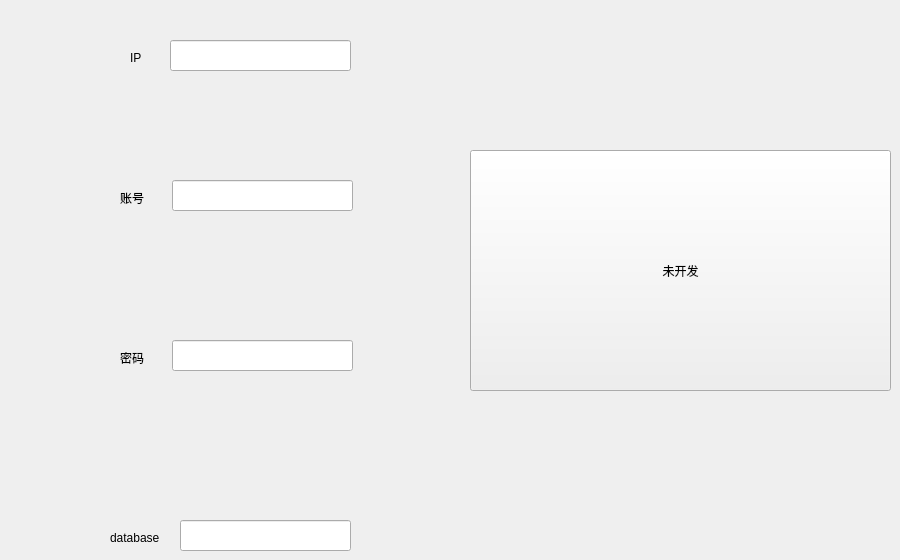
    <widget class="QWidget" name="tab_8">
     <attribute name="title">
      <string>Page</string>
     </attribute>
     <widget class="QPushButton" name="pushButton_7">
      <property name="geometry">
       <rect>
        <x>470</x>
        <y>150</y>
        <width>421</width>
        <height>241</height>
       </rect>
      </property>
      <property name="text">
       <string>未开发</string>
      </property>
     </widget>
     <widget class="QLabel" name="lab_server_ip">
      <property name="geometry">
       <rect>
        <x>130</x>
        <y>50</y>
        <width>21</width>
        <height>16</height>
       </rect>
      </property>
      <property name="text">
       <string>IP</string>
      </property>
     </widget>
     <widget class="QLabel" name="label_10">
      <property name="geometry">
       <rect>
        <x>120</x>
        <y>190</y>
        <width>31</width>
        <height>16</height>
       </rect>
      </property>
      <property name="text">
       <string>账号</string>
      </property>
     </widget>
     <widget class="QLabel" name="label_15">
      <property name="geometry">
       <rect>
        <x>120</x>
        <y>350</y>
        <width>31</width>
        <height>16</height>
       </rect>
      </property>
      <property name="text">
       <string>密码</string>
      </property>
     </widget>
     <widget class="QLabel" name="label_16">
      <property name="geometry">
       <rect>
        <x>110</x>
        <y>530</y>
        <width>72</width>
        <height>15</height>
       </rect>
      </property>
      <property name="text">
       <string>database</string>
      </property>
     </widget>
     <widget class="QLineEdit" name="lin_server_ip">
      <property name="geometry">
       <rect>
        <x>170</x>
        <y>40</y>
        <width>181</width>
        <height>31</height>
       </rect>
      </property>
     </widget>
     <widget class="QLineEdit" name="lin_server_admin">
      <property name="geometry">
       <rect>
        <x>172</x>
        <y>180</y>
        <width>181</width>
        <height>31</height>
       </rect>
      </property>
     </widget>
     <widget class="QLineEdit" name="lin_server_password">
      <property name="geometry">
       <rect>
        <x>172</x>
        <y>340</y>
        <width>181</width>
        <height>31</height>
       </rect>
      </property>
     </widget>
     <widget class="QLineEdit" name="lin_server_database">
      <property name="geometry">
       <rect>
        <x>180</x>
        <y>520</y>
        <width>171</width>
        <height>31</height>
       </rect>
      </property>
     </widget>
    </widget>
